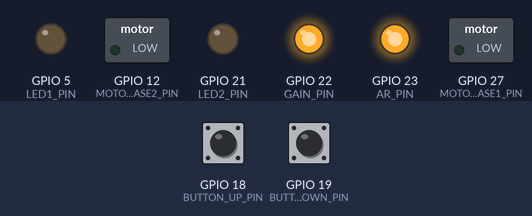
A program run on a simulated ESP32. On the bench: switched loads named in the program (green lamp = pin HIGH), output pins drawn as LEDs (lit = HIGH). The test bench sets the inputs (shaded band); at power-on: GPIO 18 (BUTTON_UP_PIN) HIGH, GPIO 19 (BUTTON_DOWN_PIN) HIGH. I2S audio is not simulated (input reads silence); what the program prints to the serial monitor is not drawn.

Above: at 1.2 s.
1.3 s: GPIO 18 (BUTTON_UP_PIN) pulled LOW for 0.15 s
At 1.39 s:
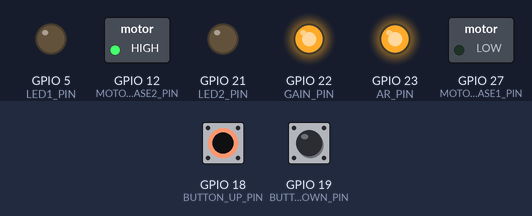
2.9 s: GPIO 19 (BUTTON_DOWN_PIN) pulled LOW for 0.15 s
At 3.0 s:
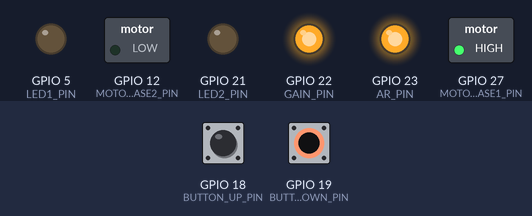
4.5 s: GPIO 19 (BUTTON_DOWN_PIN) pulled LOW for 3.2 s
At 8.7 s:
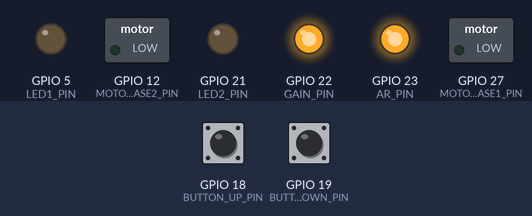
9.2 s: GPIO 18 (BUTTON_UP_PIN) pulled LOW for 3.2 s
At 10.5 s:
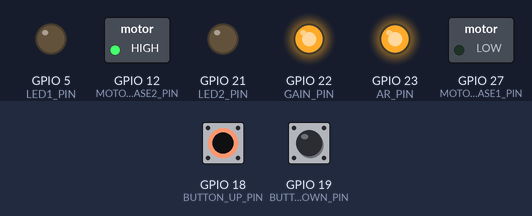
13.9 s: GPIO 18 (BUTTON_UP_PIN) driven LOW and GPIO 19 (BUTTON_DOWN_PIN) driven LOW
At 14.6 s:
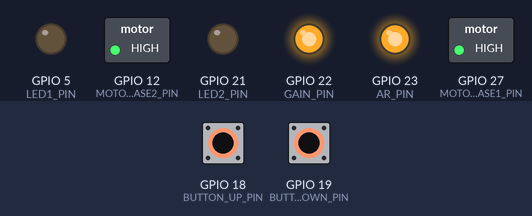
Timing chart, 0 to 16.4 s (numbered marks = the images above; inputs shaded):
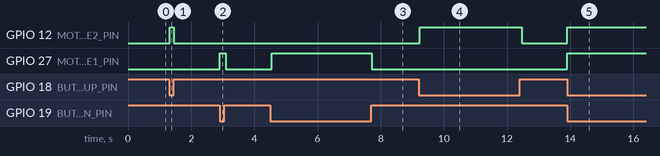

Measured:
- after the input at 1.3 s, GPIO 12 (MOTOR_PHASE2_PIN): LOW → HIGH at once, → LOW 0.13 s later
- after the input at 2.9 s, GPIO 27 (MOTOR_PHASE1_PIN): LOW → HIGH at once, → LOW 0.19 s later
- after the input at 4.5 s, GPIO 27 (MOTOR_PHASE1_PIN): LOW → HIGH after 0.05 s, → LOW 3.2 s later
- after the input at 9.2 s, GPIO 12 (MOTOR_PHASE2_PIN): LOW → HIGH at once, → LOW 3.2 s later
- after the input at 13.9 s, GPIO 12 (MOTOR_PHASE2_PIN), GPIO 27 (MOTOR_PHASE1_PIN): LOW → HIGH at once

The program:

main.cpp
```cpp
#include <Arduino.h>
#include <arduinoFFT.h>
#include <flag_ship.h>
#include "ADCSampler.h"

#define GAIN_PIN    22
#define AR_PIN      23
#define LED1_PIN  5
#define LED2_PIN  21

#define BUTTON_UP_PIN       18
#define BUTTON_DOWN_PIN     19
#define MOTOR_PHASE1_PIN    27
#define MOTOR_PHASE2_PIN    12

ADCSampler *adcSampler = NULL;
I2SSampler *i2sSampler = NULL;

// i2s config for using the internal ADC
i2s_config_t adcI2SConfig = {
    .mode = (i2s_mode_t)(I2S_MODE_MASTER | I2S_MODE_RX | I2S_MODE_ADC_BUILT_IN),
    .sample_rate = 16000,
    .bits_per_sample = I2S_BITS_PER_SAMPLE_16BIT,
    .channel_format = I2S_CHANNEL_FMT_ONLY_LEFT,
    .communication_format = I2S_COMM_FORMAT_I2S_LSB,
    .intr_alloc_flags = ESP_INTR_FLAG_LEVEL1,
    .dma_buf_count = 4,
    .dma_buf_len = 1024,
    .use_apll = false,
    .tx_desc_auto_clear = false,
    .fixed_mclk = 0};

// how many samples to read at once
const int SAMPLE_SIZE = 128;
arduinoFFT FFT = arduinoFFT();
// send data to a remote address
int16_t filtered[SAMPLE_SIZE];
double vReal[SAMPLE_SIZE];
double vImag[SAMPLE_SIZE];
flag_ship flag_state;
int ledState = LOW;
uint8_t state_det;
uint8_t state_flag = 0, last_state_flag=0;
uint32_t state_time = 0;
const uint32_t state_time_hold = 1500UL;
uint32_t timeMils=0;
uint32_t buttonMillis = 0;

void sendData(int16_t *bytes, size_t count)
{
 for(size_t n = 0; n<count; n++)
 {
   filtered[n]= (int16_t) ((float)bytes [n] - ((float)bytes[n-1]*0.97));
   Serial.println(filtered[n]);
   vReal[n] = filtered[n];//samples[i];
   vImag[n] = 0.0;
 }
  FFT.Windowing(vReal, SAMPLE_SIZE, FFT_WIN_TYP_HAMMING, FFT_FORWARD);	/* Weigh data */
  FFT.Compute(vReal, vImag, SAMPLE_SIZE, FFT_FORWARD); /* Compute FFT */
  FFT.ComplexToMagnitude(vReal, vImag, SAMPLE_SIZE); /* Compute magnitudes */
  double f_, v_ ;
  FFT.MajorPeak(vReal, SAMPLE_SIZE, 16000, &f_, &v_);
  Serial.print("frequency : ");Serial.print(f_,5);
  Serial.print("\tpower : ");Serial.println(v_,5);
  // sample measured at
  // frequency : 300.88821	power : 442025.10618
  // range of frequency is 305, with +/- 5
  if( v_ >= 100000.f )
  {
    if( (4477.0 <= f_) && (f_ <= 5477.0 ) )
      state_det = HIGH;
    else
      state_det = LOW;
  }
  else
      state_det = LOW;
  state_flag = flag_state.updateState(state_det);
}

// Task to write samples from ADC to our server


void adcWriterTask(void *param)
{
  I2SSampler *sampler = (I2SSampler *)param;
  int16_t *samples = (int16_t *)malloc(sizeof(uint16_t) * SAMPLE_SIZE);
  if (!samples)
  {
    // Serial.println("Failed to allocate memory for samples");
    return;
  }
  while (true)
  {
    int samples_read = sampler->read(samples, SAMPLE_SIZE);
    sendData(samples, samples_read );

    if( last_state_flag != state_flag && (state_flag > 0) )
    {
      state_time = millis();
      last_state_flag = state_flag;
    }
    Serial.print("\tstate : ");Serial.println(state_flag);
    if( millis() - state_time >= state_time_hold )
    {
      last_state_flag = 0;
    }
    switch(last_state_flag)
    {
      case 1:
        digitalWrite(LED1_PIN, HIGH);
        digitalWrite(LED_BUILTIN, HIGH);
        break;
      case 2:
        digitalWrite(LED2_PIN, HIGH);
        break;
      default :
        digitalWrite(LED2_PIN, LOW);
        digitalWrite(LED1_PIN, LOW);
        digitalWrite(LED_BUILTIN, LOW);
        break;
    };
  }
}
void actuatorTask(void *param)
{
    // setup pin
    // button init state
      pinMode(BUTTON_UP_PIN, INPUT_PULLUP);
      pinMode(BUTTON_DOWN_PIN, INPUT_PULLUP);
      // MOTOR phase state
      pinMode(MOTOR_PHASE1_PIN, OUTPUT);
      pinMode(MOTOR_PHASE2_PIN, OUTPUT);
    // loop
    while(1)
    {
        digitalWrite(MOTOR_PHASE1_PIN, digitalRead(BUTTON_DOWN_PIN)==HIGH ? LOW:HIGH);
        digitalWrite(MOTOR_PHASE2_PIN, digitalRead(BUTTON_UP_PIN)==HIGH ? LOW:HIGH);
        vTaskDelay(50 / portTICK_PERIOD_MS);
    }
}

void setup()
{
  Serial.begin(115200);

  pinMode(GAIN_PIN,OUTPUT);
  digitalWrite(GAIN_PIN, HIGH);
  pinMode(AR_PIN, OUTPUT);
  digitalWrite(AR_PIN, HIGH);
  pinMode(LED1_PIN, OUTPUT);
  pinMode(LED2_PIN, OUTPUT);
  flag_state.SetStateAndTime(HIGH);
  // input from analog microphones such as the MAX9814 or MAX4466
  // internal analog to digital converter sampling using i2s
  // create our samplers
  adcSampler = new ADCSampler(ADC_UNIT_1, ADC1_CHANNEL_4, adcI2SConfig);

  // set up the adc sample writer task
  TaskHandle_t adcWriterTaskHandle;
  adcSampler->start();
  xTaskCreatePinnedToCore(adcWriterTask, "ADC Writer Task", 4096, adcSampler, 1, &adcWriterTaskHandle, 1);
  // // start sampling from i2s device
  xTaskCreatePinnedToCore(actuatorTask, "actuator task", 4096, NULL, 1, NULL, 0);
}

void loop()
{
  // nothing to do here - everything is taken care of by tasks
}
```

ADCSampler.cpp
```cpp
#include "ADCSampler.h"

ADCSampler::ADCSampler(adc_unit_t adcUnit, adc1_channel_t adcChannel, const i2s_config_t &i2s_config) : I2SSampler(I2S_NUM_0, i2s_config)
{
    m_adcUnit = adcUnit;
    m_adcChannel = adcChannel;
}

void ADCSampler::configureI2S()
{
    //init ADC pad
    i2s_set_adc_mode(m_adcUnit, m_adcChannel);
    // enable the adc
    i2s_adc_enable(m_i2sPort);
}

void ADCSampler::unConfigureI2S()
{
    // make sure ot do this or the ADC is locked
    i2s_adc_disable(m_i2sPort);
}

int ADCSampler::read(int16_t *samples, int count)
{
    // read from i2s
    size_t bytes_read = 0;
    i2s_read(m_i2sPort, samples, sizeof(int16_t) * count, &bytes_read, portMAX_DELAY);
    int samples_read = bytes_read / sizeof(int16_t);
    for (int i = 0; i < samples_read; i++)
    {
        samples[i] = (2048 - (uint16_t(samples[i]) & 0xfff)) * 15;
    }
    return samples_read;
}
```

ADCSampler.h
```cpp
#pragma once

#include "I2SSampler.h"

class ADCSampler : public I2SSampler
{
private:
    adc_unit_t m_adcUnit;
    adc1_channel_t m_adcChannel;

protected:
    void configureI2S();
    void unConfigureI2S();

public:
    ADCSampler(adc_unit_t adc_unit, adc1_channel_t adc_channel, const i2s_config_t &i2s_config);
    virtual int read(int16_t *samples, int count);
};
```

I2SSampler.cpp
```cpp
#include "I2SSampler.h"
#include "driver/i2s.h"

I2SSampler::I2SSampler(i2s_port_t i2sPort, const i2s_config_t &i2s_config) : m_i2sPort(i2sPort), m_i2s_config(i2s_config)
{
}

void I2SSampler::start()
{
    //install and start i2s driver
    i2s_driver_install(m_i2sPort, &m_i2s_config, 0, NULL);
    // set up the I2S configuration from the subclass
    configureI2S();
}

void I2SSampler::stop()
{
    // clear any I2S configuration
    unConfigureI2S();
    // stop the i2S driver
    i2s_driver_uninstall(m_i2sPort);
}
```

I2SSampler.h
```cpp
#pragma once

#include <freertos/FreeRTOS.h>
#include <driver/i2s.h>

/**
 * Base Class for both the ADC and I2S sampler
 **/
class I2SSampler
{
protected:
    i2s_port_t m_i2sPort = I2S_NUM_0;
    i2s_config_t m_i2s_config;
    virtual void configureI2S() = 0;
    virtual void unConfigureI2S(){};
    virtual void processI2SData(void *samples, size_t count){
        // nothing to do for the default case
    };

public:
    I2SSampler(i2s_port_t i2sPort, const i2s_config_t &i2sConfig);
    void start();
    virtual int read(int16_t *samples, int count) = 0;
    void stop();
    int sample_rate()
    {
        return m_i2s_config.sample_rate;
    }
};
```
